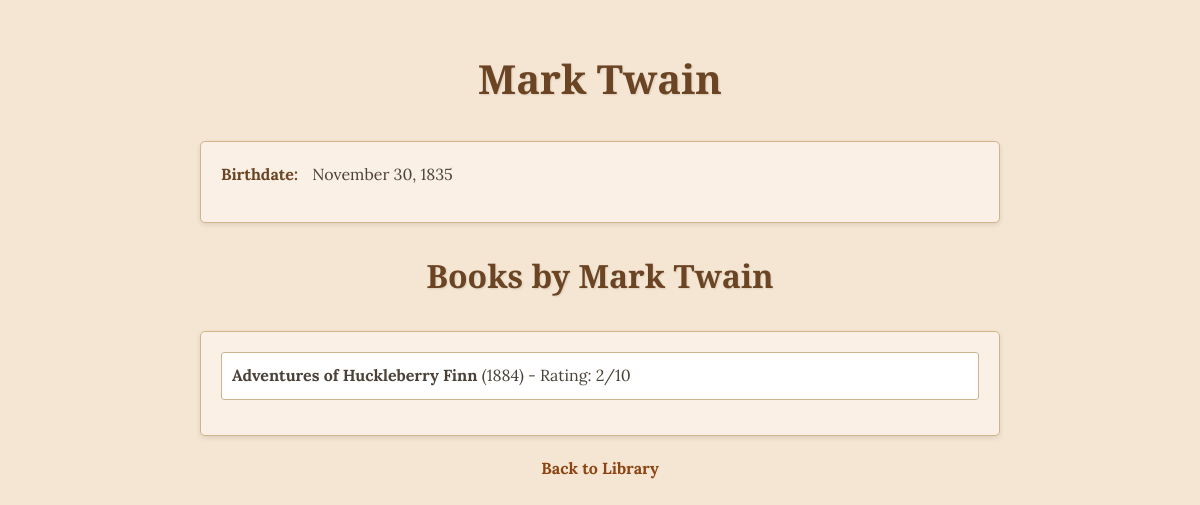
The page /author/6 on the database its author committed.
### data_models.py (models this page shows, shortened)
class Author(db.Model):
    __tablename__ = 'authors'
    id = db.Column(db.Integer, primary_key=True)
    name = db.Column(db.String(100), nullable=False)
    birth_date = db.Column(db.Date)
    books = db.relationship('Book', back_populates='author', cascade="all, delete-orphan")

class Book(db.Model):
    __tablename__ = 'books'
    id = db.Column(db.Integer, primary_key=True)
    title = db.Column(db.String(200), nullable=False)
    publication_year = db.Column(db.Integer)
    isbn = db.Column(db.String(13), unique=True)
    author_id = db.Column(db.Integer, db.ForeignKey('authors.id'), nullable=False)
    author = db.relationship('Author', back_populates='books')
    rating = db.Column(db.Integer, nullable=False, default=0)

### app.py (the view)
@app.route('/author/<int:author_id>')
def author_detail(author_id):
    author = Author.query.get_or_404(author_id)
    return render_template('author_detail.html', author=author)

### templates/author_detail.html (shortened to what this page needs)
<!DOCTYPE html>
<html lang="en">
<head>
</head>
<body>
    <h1>{{ author.name }}</h1>
    <div class="author-details">
        <div class="author-info"><strong>Birthdate:</strong> {{ author.birth_date.strftime('%B %d, %Y') }}</div>
    </div>
    <h2>Books by {{ author.name }}</h2>
    <div class="book-list">
        {% for book in author.books %}
            <div class="book-item">
                <strong>{{ book.title }}</strong> ({{ book.publication_year }}) - Rating: {{ book.rating }}/10
            </div>
        {% else %}
            <p>No books found for this author.</p>
        {% endfor %}
    </div>
    <a href="{{ url_for('home') }}" class="back-link">Back to Library</a>
</body>
</html>

### templates/author_detail.html (style rules this page uses)
body { font-family: 'Lora', serif; line-height: 1.6; color: #4a4238; max-width: 800px; margin: 0 auto; padding: 20px; background-color: #f5e6d3; }
h1, h2 { font-family: 'Playfair Display', serif; color: #6b4423; text-align: center; margin-bottom: 30px; text-shadow: 1px 1px 2px rgba(0,0,0,0.1); }
h1 { font-size: 2.5em; }
h2 { font-size: 2em; }
.author-details, .book-list { background-color: #faf0e6; padding: 20px; border-radius: 5px; box-shadow: 0 2px 5px rgba(0,0,0,0.1); border: 1px solid #d2b48c; margin-bottom: 20px; }
.author-info { margin-bottom: 15px; }
.author-info strong { font-weight: bold; color: #6b4423; margin-right: 10px; }
.book-item { margin-bottom: 15px; padding: 10px; background-color: #fff; border-radius: 3px; border: 1px solid #d2b48c; }
.back-link { display: block; text-align: center; margin-top: 20px; color: #8b4513; text-decoration: none; font-weight: bold; }

### rows shown on the page
Author: name "Mark Twain", birth_date "November 30, 1835"
Book: title "Adventures of Huckleberry Finn", publication_year "1884", rating "2"
